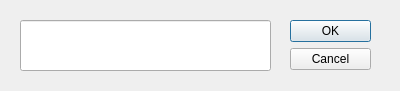
<?xml version="1.0" encoding="UTF-8"?>
<ui version="4.0">
 <class>Dialog</class>
 <widget class="QDialog" name="Dialog">
  <property name="geometry">
   <rect>
    <x>0</x>
    <y>0</y>
    <width>400</width>
    <height>91</height>
   </rect>
  </property>
  <property name="windowTitle">
   <string>請輸入套件路徑</string>
  </property>
  <widget class="QDialogButtonBox" name="buttonBox">
   <property name="geometry">
    <rect>
     <x>290</x>
     <y>20</y>
     <width>81</width>
     <height>241</height>
    </rect>
   </property>
   <property name="orientation">
    <enum>Qt::Vertical</enum>
   </property>
   <property name="standardButtons">
    <set>QDialogButtonBox::Cancel|QDialogButtonBox::Ok</set>
   </property>
  </widget>
  <widget class="QLineEdit" name="lineEdit">
   <property name="geometry">
    <rect>
     <x>20</x>
     <y>20</y>
     <width>251</width>
     <height>51</height>
    </rect>
   </property>
  </widget>
 </widget>
 <resources/>
 <connections>
  <connection>
   <sender>buttonBox</sender>
   <signal>accepted()</signal>
   <receiver>Dialog</receiver>
   <slot>accept()</slot>
   <hints>
    <hint type="sourcelabel">
     <x>248</x>
     <y>254</y>
    </hint>
    <hint type="destinationlabel">
     <x>157</x>
     <y>274</y>
    </hint>
   </hints>
  </connection>
  <connection>
   <sender>buttonBox</sender>
   <signal>rejected()</signal>
   <receiver>Dialog</receiver>
   <slot>reject()</slot>
   <hints>
    <hint type="sourcelabel">
     <x>316</x>
     <y>260</y>
    </hint>
    <hint type="destinationlabel">
     <x>286</x>
     <y>274</y>
    </hint>
   </hints>
  </connection>
 </connections>
</ui>
